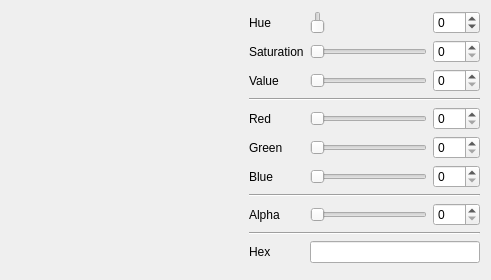
<?xml version="1.0" encoding="UTF-8"?>
<ui version="4.0">
 <class>ColorDialog</class>
 <widget class="QDialog" name="ColorDialog">
  <property name="geometry">
   <rect>
    <x>0</x>
    <y>0</y>
    <width>491</width>
    <height>269</height>
   </rect>
  </property>
  <property name="windowTitle">
   <string>Select Color</string>
  </property>
  <property name="windowIcon">
   <iconset theme="format-fill-color">
    <normaloff>.</normaloff>.</iconset>
  </property>
  <layout class="QVBoxLayout" name="verticalLayout_2">
   <item>
    <layout class="QHBoxLayout" name="horizontalLayout">
     <item>
      <layout class="QVBoxLayout" name="verticalLayout">
       <item>
        <widget class="color_widgets::ColorWheel" name="wheel" native="true">
         <property name="sizePolicy">
          <sizepolicy hsizetype="MinimumExpanding" vsizetype="MinimumExpanding">
           <horstretch>0</horstretch>
           <verstretch>0</verstretch>
          </sizepolicy>
         </property>
        </widget>
       </item>
       <item>
        <widget class="color_widgets::ColorPreview" name="preview" native="true"/>
       </item>
      </layout>
     </item>
     <item>
      <layout class="QGridLayout" name="gridLayout">
       <item row="2" column="1">
        <widget class="color_widgets::GradientSlider" name="slide_value">
         <property name="maximum">
          <number>255</number>
         </property>
         <property name="orientation">
          <enum>Qt::Horizontal</enum>
         </property>
        </widget>
       </item>
       <item row="0" column="2">
        <widget class="QSpinBox" name="spin_hue">
         <property name="wrapping">
          <bool>true</bool>
         </property>
         <property name="maximum">
          <number>359</number>
         </property>
        </widget>
       </item>
       <item row="2" column="0">
        <widget class="QLabel" name="label_5">
         <property name="text">
          <string>Value</string>
         </property>
        </widget>
       </item>
       <item row="0" column="0">
        <widget class="QLabel" name="label_6">
         <property name="text">
          <string>Hue</string>
         </property>
        </widget>
       </item>
       <item row="0" column="1">
        <widget class="color_widgets::HueSlider" name="slide_hue">
         <property name="minimum">
          <number>0</number>
         </property>
         <property name="maximum">
          <number>359</number>
         </property>
        </widget>
       </item>
       <item row="4" column="0">
        <widget class="QLabel" name="label">
         <property name="text">
          <string>Red</string>
         </property>
        </widget>
       </item>
       <item row="4" column="1">
        <widget class="color_widgets::GradientSlider" name="slide_red">
         <property name="maximum">
          <number>255</number>
         </property>
         <property name="orientation">
          <enum>Qt::Horizontal</enum>
         </property>
        </widget>
       </item>
       <item row="7" column="0" colspan="3">
        <widget class="Line" name="line_alpha">
         <property name="orientation">
          <enum>Qt::Horizontal</enum>
         </property>
        </widget>
       </item>
       <item row="3" column="0" colspan="3">
        <widget class="Line" name="line">
         <property name="orientation">
          <enum>Qt::Horizontal</enum>
         </property>
        </widget>
       </item>
       <item row="4" column="2">
        <widget class="QSpinBox" name="spin_red">
         <property name="maximum">
          <number>255</number>
         </property>
        </widget>
       </item>
       <item row="5" column="1">
        <widget class="color_widgets::GradientSlider" name="slide_green">
         <property name="maximum">
          <number>255</number>
         </property>
         <property name="orientation">
          <enum>Qt::Horizontal</enum>
         </property>
        </widget>
       </item>
       <item row="1" column="0">
        <widget class="QLabel" name="label_7">
         <property name="text">
          <string>Saturation</string>
         </property>
        </widget>
       </item>
       <item row="1" column="2">
        <widget class="QSpinBox" name="spin_saturation">
         <property name="maximum">
          <number>255</number>
         </property>
        </widget>
       </item>
       <item row="8" column="1">
        <widget class="color_widgets::GradientSlider" name="slide_alpha">
         <property name="maximum">
          <number>255</number>
         </property>
         <property name="orientation">
          <enum>Qt::Horizontal</enum>
         </property>
        </widget>
       </item>
       <item row="10" column="1" colspan="2">
        <widget class="color_widgets::ColorLineEdit" name="edit_hex">
         <property name="font">
          <font>
           <family>Monospace</family>
          </font>
         </property>
         <property name="showAlpha" stdset="0">
          <bool>true</bool>
         </property>
        </widget>
       </item>
       <item row="10" column="0">
        <widget class="QLabel" name="label_8">
         <property name="text">
          <string>Hex</string>
         </property>
        </widget>
       </item>
       <item row="1" column="1">
        <widget class="color_widgets::GradientSlider" name="slide_saturation">
         <property name="maximum">
          <number>255</number>
         </property>
         <property name="orientation">
          <enum>Qt::Horizontal</enum>
         </property>
        </widget>
       </item>
       <item row="8" column="0">
        <widget class="QLabel" name="label_alpha">
         <property name="text">
          <string>Alpha</string>
         </property>
        </widget>
       </item>
       <item row="8" column="2">
        <widget class="QSpinBox" name="spin_alpha">
         <property name="maximum">
          <number>255</number>
         </property>
        </widget>
       </item>
       <item row="6" column="2">
        <widget class="QSpinBox" name="spin_blue">
         <property name="maximum">
          <number>255</number>
         </property>
        </widget>
       </item>
       <item row="2" column="2">
        <widget class="QSpinBox" name="spin_value">
         <property name="maximum">
          <number>255</number>
         </property>
        </widget>
       </item>
       <item row="9" column="0" colspan="3">
        <widget class="Line" name="line_3">
         <property name="orientation">
          <enum>Qt::Horizontal</enum>
         </property>
        </widget>
       </item>
       <item row="5" column="0">
        <widget class="QLabel" name="label_2">
         <property name="text">
          <string>Green</string>
         </property>
        </widget>
       </item>
       <item row="6" column="1">
        <widget class="color_widgets::GradientSlider" name="slide_blue">
         <property name="maximum">
          <number>255</number>
         </property>
         <property name="orientation">
          <enum>Qt::Horizontal</enum>
         </property>
        </widget>
       </item>
       <item row="5" column="2">
        <widget class="QSpinBox" name="spin_green">
         <property name="maximum">
          <number>255</number>
         </property>
        </widget>
       </item>
       <item row="6" column="0">
        <widget class="QLabel" name="label_3">
         <property name="text">
          <string>Blue</string>
         </property>
        </widget>
       </item>
      </layout>
     </item>
    </layout>
   </item>
   <item>
    <widget class="QDialogButtonBox" name="buttonBox">
     <property name="standardButtons">
      <set>QDialogButtonBox::NoButton</set>
     </property>
    </widget>
   </item>
  </layout>
 </widget>
 <layoutdefault spacing="6" margin="11"/>
 <customwidgets>
  <customwidget>
   <class>color_widgets::ColorPreview</class>
   <extends>QWidget</extends>
   <header>QtColorWidgets/color_preview.hpp</header>
   <container>1</container>
  </customwidget>
  <customwidget>
   <class>color_widgets::ColorWheel</class>
   <extends>QWidget</extends>
   <header>QtColorWidgets/color_wheel.hpp</header>
   <container>1</container>
   <slots>
    <signal>colorSelected(QColor)</signal>
    <slot>setColor(QColor)</slot>
   </slots>
  </customwidget>
  <customwidget>
   <class>color_widgets::GradientSlider</class>
   <extends>QSlider</extends>
   <header>QtColorWidgets/gradient_slider.hpp</header>
  </customwidget>
  <customwidget>
   <class>color_widgets::HueSlider</class>
   <extends>color_widgets::GradientSlider</extends>
   <header>QtColorWidgets/hue_slider.hpp</header>
  </customwidget>
  <customwidget>
   <class>color_widgets::ColorLineEdit</class>
   <extends>QLineEdit</extends>
   <header>QtColorWidgets/color_line_edit.hpp</header>
  </customwidget>
 </customwidgets>
 <resources/>
 <connections>
  <connection>
   <sender>slide_saturation</sender>
   <signal>valueChanged(int)</signal>
   <receiver>ColorDialog</receiver>
   <slot>set_hsv()</slot>
   <hints>
    <hint type="sourcelabel">
     <x>416</x>
     <y>71</y>
    </hint>
    <hint type="destinationlabel">
     <x>537</x>
     <y>54</y>
    </hint>
   </hints>
  </connection>
  <connection>
   <sender>slide_value</sender>
   <signal>valueChanged(int)</signal>
   <receiver>ColorDialog</receiver>
   <slot>set_hsv()</slot>
   <hints>
    <hint type="sourcelabel">
     <x>416</x>
     <y>109</y>
    </hint>
    <hint type="destinationlabel">
     <x>537</x>
     <y>88</y>
    </hint>
   </hints>
  </connection>
  <connection>
   <sender>slide_red</sender>
   <signal>valueChanged(int)</signal>
   <receiver>ColorDialog</receiver>
   <slot>set_rgb()</slot>
   <hints>
    <hint type="sourcelabel">
     <x>416</x>
     <y>156</y>
    </hint>
    <hint type="destinationlabel">
     <x>557</x>
     <y>142</y>
    </hint>
   </hints>
  </connection>
  <connection>
   <sender>slide_green</sender>
   <signal>valueChanged(int)</signal>
   <receiver>ColorDialog</receiver>
   <slot>set_rgb()</slot>
   <hints>
    <hint type="sourcelabel">
     <x>416</x>
     <y>194</y>
    </hint>
    <hint type="destinationlabel">
     <x>538</x>
     <y>166</y>
    </hint>
   </hints>
  </connection>
  <connection>
   <sender>slide_blue</sender>
   <signal>valueChanged(int)</signal>
   <receiver>ColorDialog</receiver>
   <slot>set_rgb()</slot>
   <hints>
    <hint type="sourcelabel">
     <x>416</x>
     <y>232</y>
    </hint>
    <hint type="destinationlabel">
     <x>537</x>
     <y>205</y>
    </hint>
   </hints>
  </connection>
  <connection>
   <sender>slide_alpha</sender>
   <signal>valueChanged(int)</signal>
   <receiver>ColorDialog</receiver>
   <slot>set_alpha()</slot>
   <hints>
    <hint type="sourcelabel">
     <x>416</x>
     <y>279</y>
    </hint>
    <hint type="destinationlabel">
     <x>531</x>
     <y>251</y>
    </hint>
   </hints>
  </connection>
  <connection>
   <sender>wheel</sender>
   <signal>colorSelected(QColor)</signal>
   <receiver>ColorDialog</receiver>
   <slot>setColorInternal(QColor)</slot>
   <hints>
    <hint type="sourcelabel">
     <x>175</x>
     <y>101</y>
    </hint>
    <hint type="destinationlabel">
     <x>568</x>
     <y>106</y>
    </hint>
   </hints>
  </connection>
  <connection>
   <sender>slide_saturation</sender>
   <signal>valueChanged(int)</signal>
   <receiver>spin_saturation</receiver>
   <slot>setValue(int)</slot>
   <hints>
    <hint type="sourcelabel">
     <x>416</x>
     <y>71</y>
    </hint>
    <hint type="destinationlabel">
     <x>480</x>
     <y>62</y>
    </hint>
   </hints>
  </connection>
  <connection>
   <sender>spin_saturation</sender>
   <signal>valueChanged(int)</signal>
   <receiver>slide_saturation</receiver>
   <slot>setValue(int)</slot>
   <hints>
    <hint type="sourcelabel">
     <x>461</x>
     <y>55</y>
    </hint>
    <hint type="destinationlabel">
     <x>416</x>
     <y>71</y>
    </hint>
   </hints>
  </connection>
  <connection>
   <sender>slide_value</sender>
   <signal>valueChanged(int)</signal>
   <receiver>spin_value</receiver>
   <slot>setValue(int)</slot>
   <hints>
    <hint type="sourcelabel">
     <x>416</x>
     <y>109</y>
    </hint>
    <hint type="destinationlabel">
     <x>480</x>
     <y>91</y>
    </hint>
   </hints>
  </connection>
  <connection>
   <sender>spin_value</sender>
   <signal>valueChanged(int)</signal>
   <receiver>slide_value</receiver>
   <slot>setValue(int)</slot>
   <hints>
    <hint type="sourcelabel">
     <x>480</x>
     <y>91</y>
    </hint>
    <hint type="destinationlabel">
     <x>416</x>
     <y>109</y>
    </hint>
   </hints>
  </connection>
  <connection>
   <sender>slide_red</sender>
   <signal>valueChanged(int)</signal>
   <receiver>spin_red</receiver>
   <slot>setValue(int)</slot>
   <hints>
    <hint type="sourcelabel">
     <x>416</x>
     <y>156</y>
    </hint>
    <hint type="destinationlabel">
     <x>482</x>
     <y>162</y>
    </hint>
   </hints>
  </connection>
  <connection>
   <sender>spin_red</sender>
   <signal>valueChanged(int)</signal>
   <receiver>slide_red</receiver>
   <slot>setValue(int)</slot>
   <hints>
    <hint type="sourcelabel">
     <x>482</x>
     <y>162</y>
    </hint>
    <hint type="destinationlabel">
     <x>416</x>
     <y>156</y>
    </hint>
   </hints>
  </connection>
  <connection>
   <sender>slide_green</sender>
   <signal>valueChanged(int)</signal>
   <receiver>spin_green</receiver>
   <slot>setValue(int)</slot>
   <hints>
    <hint type="sourcelabel">
     <x>416</x>
     <y>194</y>
    </hint>
    <hint type="destinationlabel">
     <x>482</x>
     <y>200</y>
    </hint>
   </hints>
  </connection>
  <connection>
   <sender>spin_green</sender>
   <signal>valueChanged(int)</signal>
   <receiver>slide_green</receiver>
   <slot>setValue(int)</slot>
   <hints>
    <hint type="sourcelabel">
     <x>482</x>
     <y>200</y>
    </hint>
    <hint type="destinationlabel">
     <x>416</x>
     <y>194</y>
    </hint>
   </hints>
  </connection>
  <connection>
   <sender>slide_alpha</sender>
   <signal>valueChanged(int)</signal>
   <receiver>spin_alpha</receiver>
   <slot>setValue(int)</slot>
   <hints>
    <hint type="sourcelabel">
     <x>416</x>
     <y>279</y>
    </hint>
    <hint type="destinationlabel">
     <x>482</x>
     <y>285</y>
    </hint>
   </hints>
  </connection>
  <connection>
   <sender>spin_alpha</sender>
   <signal>valueChanged(int)</signal>
   <receiver>slide_alpha</receiver>
   <slot>setValue(int)</slot>
   <hints>
    <hint type="sourcelabel">
     <x>482</x>
     <y>285</y>
    </hint>
    <hint type="destinationlabel">
     <x>416</x>
     <y>279</y>
    </hint>
   </hints>
  </connection>
  <connection>
   <sender>slide_blue</sender>
   <signal>valueChanged(int)</signal>
   <receiver>spin_blue</receiver>
   <slot>setValue(int)</slot>
   <hints>
    <hint type="sourcelabel">
     <x>416</x>
     <y>232</y>
    </hint>
    <hint type="destinationlabel">
     <x>482</x>
     <y>238</y>
    </hint>
   </hints>
  </connection>
  <connection>
   <sender>spin_blue</sender>
   <signal>valueChanged(int)</signal>
   <receiver>slide_blue</receiver>
   <slot>setValue(int)</slot>
   <hints>
    <hint type="sourcelabel">
     <x>482</x>
     <y>238</y>
    </hint>
    <hint type="destinationlabel">
     <x>416</x>
     <y>232</y>
    </hint>
   </hints>
  </connection>
  <connection>
   <sender>slide_hue</sender>
   <signal>valueChanged(int)</signal>
   <receiver>spin_hue</receiver>
   <slot>setValue(int)</slot>
   <hints>
    <hint type="sourcelabel">
     <x>405</x>
     <y>20</y>
    </hint>
    <hint type="destinationlabel">
     <x>462</x>
     <y>26</y>
    </hint>
   </hints>
  </connection>
  <connection>
   <sender>spin_hue</sender>
   <signal>valueChanged(int)</signal>
   <receiver>slide_hue</receiver>
   <slot>setValue(int)</slot>
   <hints>
    <hint type="sourcelabel">
     <x>448</x>
     <y>18</y>
    </hint>
    <hint type="destinationlabel">
     <x>388</x>
     <y>24</y>
    </hint>
   </hints>
  </connection>
  <connection>
   <sender>slide_hue</sender>
   <signal>valueChanged(int)</signal>
   <receiver>ColorDialog</receiver>
   <slot>set_hsv()</slot>
   <hints>
    <hint type="sourcelabel">
     <x>361</x>
     <y>17</y>
    </hint>
    <hint type="destinationlabel">
     <x>363</x>
     <y>8</y>
    </hint>
   </hints>
  </connection>
 </connections>
 <slots>
  <signal>colorChanged(QColor)</signal>
  <slot>set_rgb()</slot>
  <slot>set_hsv()</slot>
  <slot>setColor(QColor)</slot>
  <slot>setColorInternal(QColor)</slot>
  <slot>set_alpha()</slot>
 </slots>
</ui>
